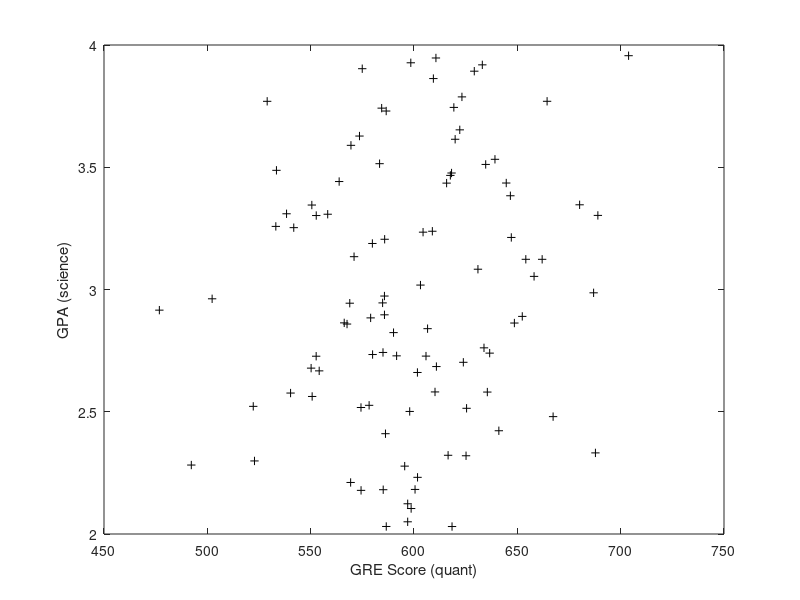

Write the MATLAB code that produced this figure. (Note: this script raises an error after producing the figure.)
% colliderDemo.m
%
% How conditioning on a collider introduces spurious correlations
% Inspired by Judea Pearl's "The Book of Why", see pp. 197-200.
%
% RTB wrote it, 12 January 2021; post Trump mob storming capital

%% Generate some fake data for GPA and GRE scores that are uncorrelated:

nApps = 100;    % # of applications to grad school

% GPAs, uniformly distributed over [2,4):
gpa = (rand(nApps,1) .* 2) + 2;

% GRE scores normally distributed around a mean of 600, with s.d. of 40:
gre = normrnd(600,40,nApps,1);

figure
plot(gre,gpa,'k+');
hold on
xlabel('GRE Score (quant)'); ylabel('GPA (science)');
% plot least squares regression line for each data set
lsline

% calculate correlation:
[rhoAll,pvalAll] = corr(gre,gpa);

%% Decide who gets accepted: 
% normalize each metric, add them together, then accept the top half

nlGPA = nl(gpa);
nlGRE = nl(gre);
totScore = nlGPA + nlGRE;
acc = totScore > median(totScore);

%% Now look to see if we have introduced a correlation:

plot(gre(acc),gpa(acc),'ro');
%('GRE of those accepted'); ylabel('GPA of those accepted');
% plot least squares regression line for each data set
lsline

% calculate correlation:
[rhoAcc,pvalAcc] = corr(gre(acc),gpa(acc));
tStr = sprintf('R_a_l_l=%0.2f, P_a_l_l= %0.3f, R_a_c_c=%0.2f, P_a_c_c=%0.3f',...
    rhoAll,pvalAll,rhoAcc,pvalAcc);
title(tStr);

legend('All','All','Accepted','Accepted','Location','NorthEast');

% %% Use "real" data, where we start with pos. corr.
% 
% ds82 = readtable('Grad_School_82.xlsx'); % All graduate programs (*census*)
% ds15 = readtable('Grad_School_15.xlsx'); % random sample of 15
% 
% %% Plot GPA and GRE scores
% 
% figure
% plot(ds82.GRE,ds82.GPA,'k+');
% hold on
% plot(ds15.GRE,ds15.GPA,'ro');
% xlabel('GRE Score (quant)'); ylabel('GPA (science)');
% % plot least squares regression line for each data set
% lsline
% legend('Census','Sample','Sample','Census','Location','NorthWest');
% 
% [rho,pval] = corr(ds82.GRE,ds82.GPA);
% tStr = sprintf('R = %0.2f, pVal = %0.3f',rho,pval);
% title(tStr);
% 
% %% Same drill: Decide who gets accepted: 
% % normalize each metric, add them together, then accept the top half
% 
% nlGPA = nl(ds82.GPA);
% nlGRE = nl(ds82.GRE);
% totScore = nlGPA + nlGRE;
% acc = totScore > median(totScore);
% 
% %% Condition on acceptance:
% 
% figure
% plot(ds82.GRE(acc),ds82.GPA(acc),'k+');
% xlabel('GRE of those accepted'); ylabel('GPA of those accepted');
% % plot least squares regression line for each data set
% lsline
% 
% [rho,pval] = corr(ds82.GRE(acc),ds82.GPA(acc));
% tStr = sprintf('R = %0.2f, pVal = %0.3f',rho,pval);
% title(tStr);
